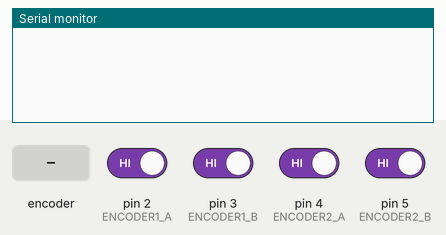
The sketch below on a simulated Arduino Uno, built with avr-gcc and run on an emulated ATmega328P. Parts: the last lines printed to the serial monitor. The inputs (shaded band) are chosen by the test bench; at power-on: pin 2 (ENCODER1_A), pin 3 (ENCODER1_B), pin 4 (ENCODER2_A), pin 5 (ENCODER2_B) HIGH.

Above: at 1.2 s.
1.3 s: rotary encoder on pin 2 (ENCODER1_A) / pin 3 (ENCODER1_B) turned 1 step (first pin leading)
At 2.5 s:
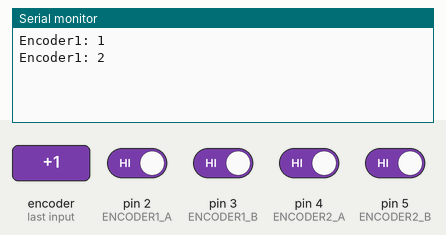
3.0 s: pin 4 (ENCODER2_A) driven LOW
At 4.2 s:
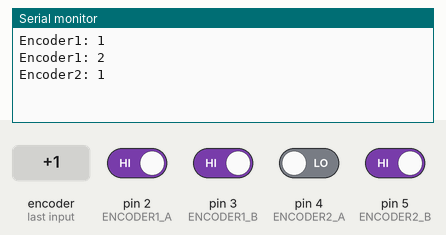
4.5 s: rotary encoder on pin 2 (ENCODER1_A) / pin 3 (ENCODER1_B) turned 1 step (first pin leading)
At 4.9 s:
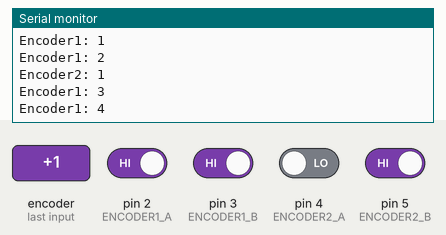
6.2 s: pin 4 (ENCODER2_A) driven HIGH
At 6.8 s:
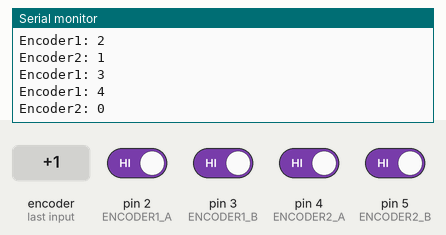
Timing chart, 0 to 8.7 s (numbered marks = the images above; inputs shaded):
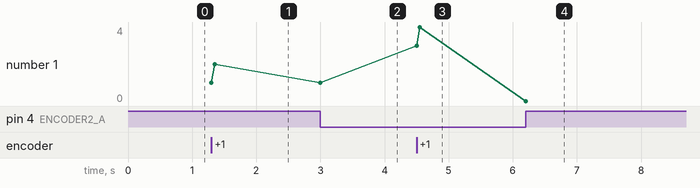

Measured:
- after the input at 1.3 s, the serial monitor: prints a new line at once (image 1)
- after the input at 3.0 s, the serial monitor: prints a new line at once (image 2)
- after the input at 4.5 s, the serial monitor: prints a new line at once (image 3)
- after the input at 6.2 s, the serial monitor: prints a new line at once (image 4)
- plotted number 1: 1 → 4 after the input at 4.5 s, 4 → 0 after the input at 6.2 s

The sketch:

rotaryencoders.ino
```cpp
#define ENCODER1_A 2
#define ENCODER1_B 3

#define ENCODER2_A 4
#define ENCODER2_B 5

long pos1 = 0;
long pos2 = 0;

int lastA1;
int lastA2;

void setup() {
  Serial.begin(9600);

  pinMode(ENCODER1_A, INPUT_PULLUP);
  pinMode(ENCODER1_B, INPUT_PULLUP);

  pinMode(ENCODER2_A, INPUT_PULLUP);
  pinMode(ENCODER2_B, INPUT_PULLUP);

  lastA1 = digitalRead(ENCODER1_A);
  lastA2 = digitalRead(ENCODER2_A);
}

void loop() {
  int a1 = digitalRead(ENCODER1_A);
  if (a1 != lastA1) {
    if (digitalRead(ENCODER1_B) != a1) pos1++;
    else pos1--;
    Serial.print("Encoder1: ");
    Serial.println(pos1);
  }
  lastA1 = a1;

  int a2 = digitalRead(ENCODER2_A);
  if (a2 != lastA2) {
    if (digitalRead(ENCODER2_B) != a2) pos2++;
    else pos2--;
    Serial.print("Encoder2: ");
    Serial.println(pos2);
  }
  lastA2 = a2;
}
```
